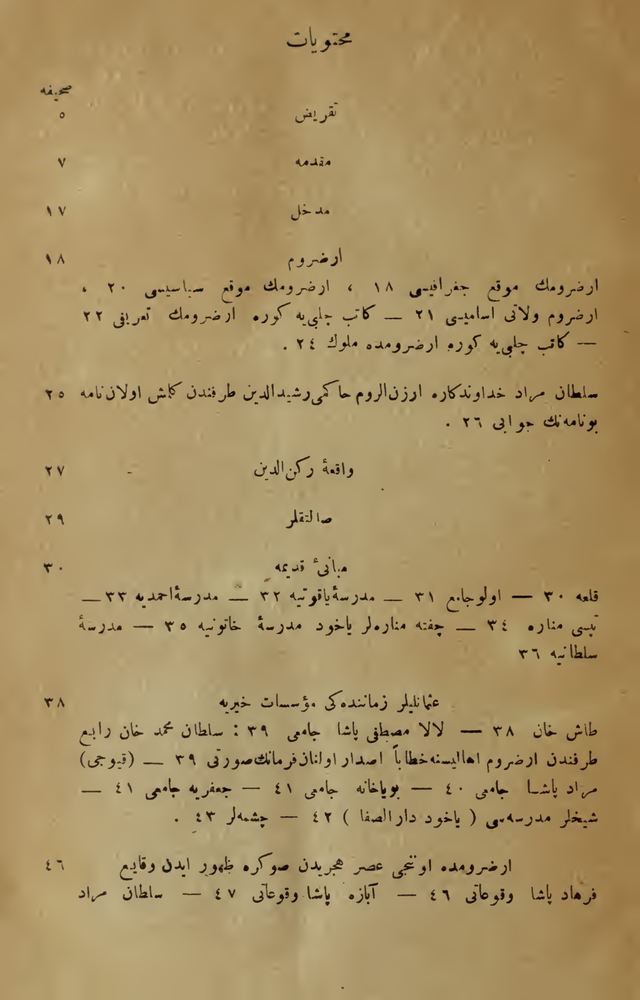
#> input picture exp/precomp/erzurumkesit.png, 640 x 1000 px, shrunk from 1172 x 1830 before the run
$ python threshold.py
#> lines starting #> are read from the running program, lines starting #| are printed output that depends on the picture; after the words box and inside, x2 and y2 are one past the last pixel; in counts of white or black regions, pixels touching at a corner belong together
from PIL import Image
import numpy as np
from numpy import asarray
import cv2

def testcv2():
    img = cv2.imread('erzurumkesit.png', 0)
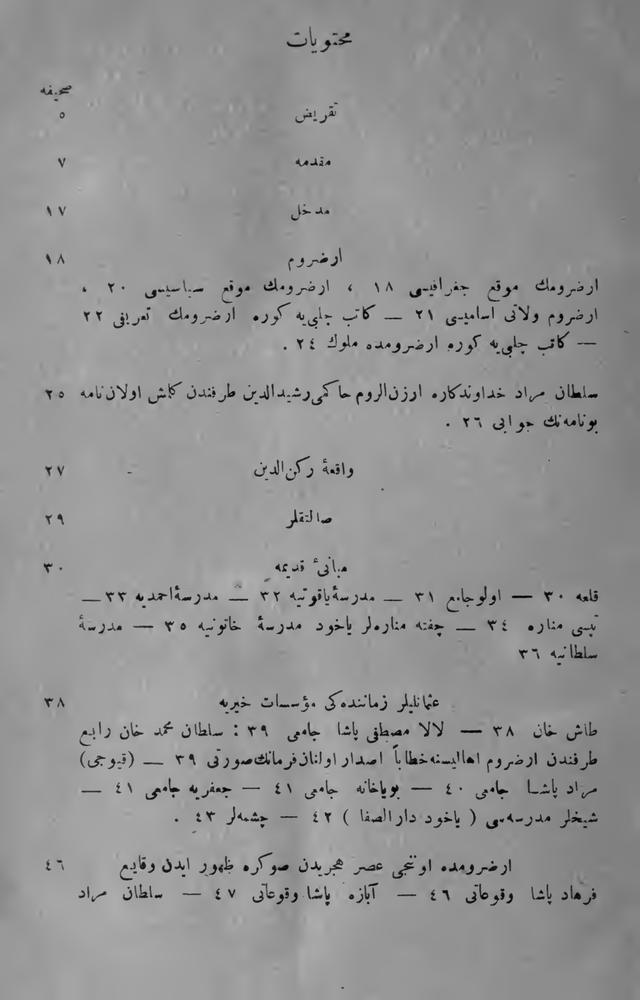
#> img: shape (1000, 640); min 0, max 184, mean 147
    denoised = cv2.medianBlur(img,3)
    th = cv2.adaptiveThreshold(denoised, 255, cv2.ADAPTIVE_THRESH_GAUSSIAN_C, \
        cv2.THRESH_BINARY, 11, 7)
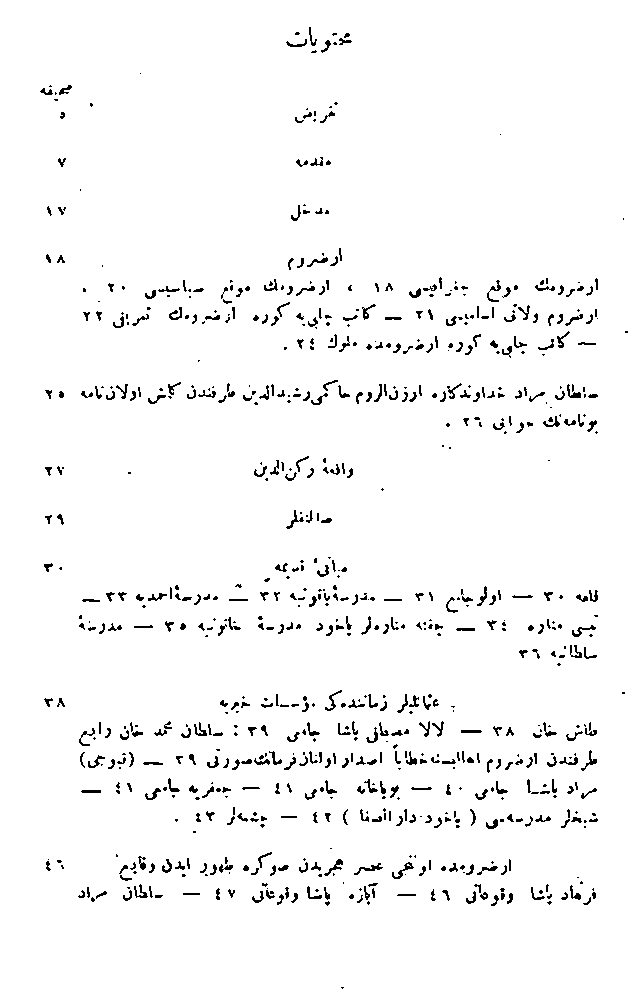
#> th: shape (1000, 640); 96.9% white; black in thin lines or dots, all inside (x1, y1, x2, y2) = (40, 27, 628, 989)
    cv2.imwrite('test_erzurum2.png', th)

if __name__ == '__main__':
    testcv2()
